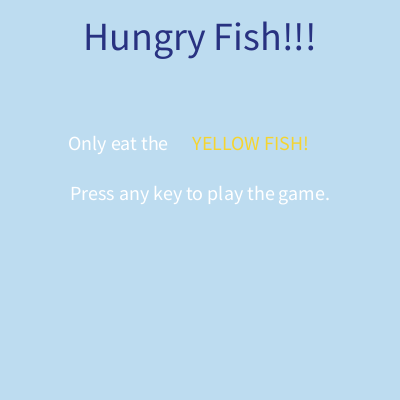
Frame 1 (no input)
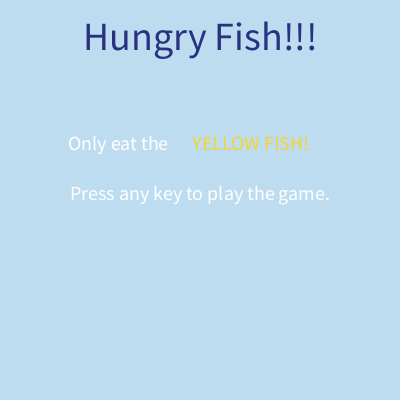
Frame 60 (the mouse pressed at the canvas centre just before this capture)
Frame 120 (the mouse held since frame 60 and released just before this capture): identical to frame 60, image omitted

The Processing sketch that drew these frames (run headless with seeded random() and noise(); from frame 60 on, the mouse is pressed at the canvas centre):

// Processing sketch: processing_89933
// ── processing_89933.pde

//JiYoung Lee
//jiyoung3
//Homework 7
//copyright@Jiyoung Lee
int count;
int gameStart, gameEnd, fishStartTime, gameTime;
int gamePhase;

float x, y, diam,x1,y1,xSpeed,ySpeed,x1Speed,y1Speed, x3,y3,x3Speed,y3Speed, x2,y2,x2Speed,y2Speed,x4,y4,x4Speed,y4Speed;

void setup( )
{
   size( 400, 400 );
   
   textAlign( CENTER );
   fill( 255 );
   xSpeed=3;
   ySpeed=3;
   x1Speed=3;
   y1Speed=3;
   x=random(width);
   y=random(height);
   x1=random(width);
   y1=random(height);
   x3Speed=3;
   y3Speed=3;
   x3=random(width);
   y3=random(height);
   x2Speed=3;
   y2Speed=3;
   x2=random(width);
   y2=random(height);
    x4Speed=3;
   y4Speed=3;
   x4=random(width);
   y4=random(height);
   
   count = 0;
   gameStart = 0;
   gameEnd = 0;
   gamePhase = 0; 

   gameTime = 10000; 
}

void draw( )
{
  background( 189,220,240 );
  if ( gamePhase == 0 )
  {
    showInstructions( );
  }
  else if ( gamePhase == 1 )
  {
     playGame( );
  }
  else 
  {
    score( );
  }

}


void score( )
{
   fill( 40,50,129 );
   textSize( 40 );
   text("GAME OVER", width/2, 70 );
   textSize( 15 );
   text("You ate " + count + " fishes.", width/2, 100 );
   if ( count < 3 )
   {
      text("Still hungry!! >:( ", width/2, 150 );
   }
   else if ( count < 6 )
   {
      text("Not hungry..but not full.. :/", width/2, 150 );  
   }
   else 
   {
     textSize( 24 ); 
     text("I AM SO FULL!! :D ", width/2, 150 );   
   }
}

void checkTime( )
{
  fill( 40,50,129 );
  text( "Time left: " + ( gameTime/1000 - ((millis( ) - gameStart))/1000), width/2, 50 );
  if ( (millis( )-gameStart) > gameTime )
  {
     gamePhase = 2;
  } 
}

void showScore( )
{
    fill(40,50,129);
    text( "In your tummy, there are  " + count + "  fishes." , width/2, height*.9); 
}


void checkHit( )
{
     float d = dist( x, y, mouseX, mouseY );
     if ( d < diam/2)
     {
       count++;
       fill( 22,71,103 );
       rect( 0, 0, width, height );
       fishStartTime = 0;
     } 
}

void drawFish( )
{
noStroke();
  fill(247,57,172);
  ellipse(mouseX+50,mouseY,100,40);
  
fill(0);
  ellipse(mouseX+9,mouseY-1,5,5);
   
  noStroke();
  fill(247,57,172);
  triangle(mouseX+97,mouseY,mouseX+117,mouseY-20,mouseX+117,mouseY+20);

  
  
}
void moveTarget()
{
        x=x+xSpeed;
        if (x<0)
        {xSpeed=-xSpeed;
        }
        else if (x>400)
        {
          xSpeed=-xSpeed;}
            y = y + ySpeed;
   if ( y < 0 )
   {
     ySpeed = -ySpeed; 
   }
   else if( y > 400 ) 
   {
     ySpeed = -ySpeed;
   }
   
 
     x1=x1+x1Speed;
        if (x1<0)
        {x1Speed=-x1Speed;
        }
        else if (x1>400)
        {
          x1Speed=-x1Speed;}
            y1 = y1 + y1Speed;
   if ( y1 < 0 )
   {
     y1Speed = -y1Speed; 
   }
   else if( y1 > 400 ) 
   {
     y1Speed = -y1Speed;
   }
   
    x3=x3+x3Speed;
        if (x3<0)
        {x3Speed=-x3Speed;
        }
        else if (x3>400)
        {
          x3Speed=-x3Speed;}
            y3 = y3 + y3Speed;
   if ( y3 < 0 )
   {
     y3Speed = -y3Speed; 
   }
   else if( y3 > 400 ) 
   {
     y3Speed = -y3Speed;
   }
   
      
    x2=x2+x2Speed;
        if (x2<0)
        {x2Speed=-x2Speed;
        }
        else if (x2>400)
        {
          x2Speed=-x2Speed;}
            y2 = y2 + y2Speed;
   if ( y2 < 0 )
   {
     y2Speed = -y2Speed; 
   }
   else if( y2 > 400 ) 
   {
     y2Speed = -y2Speed;
   }
   
      x4=x4+x4Speed;
        if (x4<0)
        {x4Speed=-x4Speed;
        }
        else if (x4>400)
        {
          x4Speed=-x4Speed;}
            y4 = y4 + y4Speed;
   if ( y4 < 0 )
   {
     y4Speed = -y4Speed; 
   }
   else if( y4 > 400 ) 
   {
     y4Speed = -y4Speed;
   }
   
   
   
   
   
   
   
       
      
    }

void drawTarget( )
{
    
        
    
       
        diam = 20;
  

    fill(245,212,47) ;
    ellipse( x, y, diam+15, diam-10 );
    triangle(x+16,y,x+21,y-12,x+21,y+12);
    fill(47,129,40);
    ellipse( x1, y1, diam+15, diam-10 );
    triangle(x1+16,y1,x1+21,y1-12,x1+21,y1+12);
    fill(45,25,80);
    ellipse( x3, y3, diam+15, diam-10 );
    triangle(x3+16,y3,x3+21,y3-12,x3+21,y3+12);
      fill(79,25,245);
    ellipse( x2, y2, diam+15, diam-10 );
    triangle(x2+16,y2,x2+21,y2-12,x2+21,y2+12);
      fill(240,65,34);
    ellipse( x4, y4, diam+15, diam-10 );
    triangle(x4+16,y4,x4+21,y4-12,x4+21,y4+12);
  }





void playGame( )
{
   drawTarget( );
   moveTarget();
   drawFish( );
   checkHit( );
   showScore( );
   checkTime( );
}



void showInstructions( )
{
    
  fill(40,50,129);
  textSize( 40 );
  text( "Hungry Fish!!!", width/2, 50 ); 
  
  fill(255);
  textSize( 20 );
  text( "Only eat the ", 120, 150 );
  fill(245,212,47);
   text( "YELLOW FISH!", 250, 150 );  
   fill(255);
   text("Press any key to play the game.", width/2, 200 );
}

void keyPressed( )
{
   if ( gamePhase == 0 )
   {
      gamePhase = 1;
      gameStart = millis( );
   }
}
